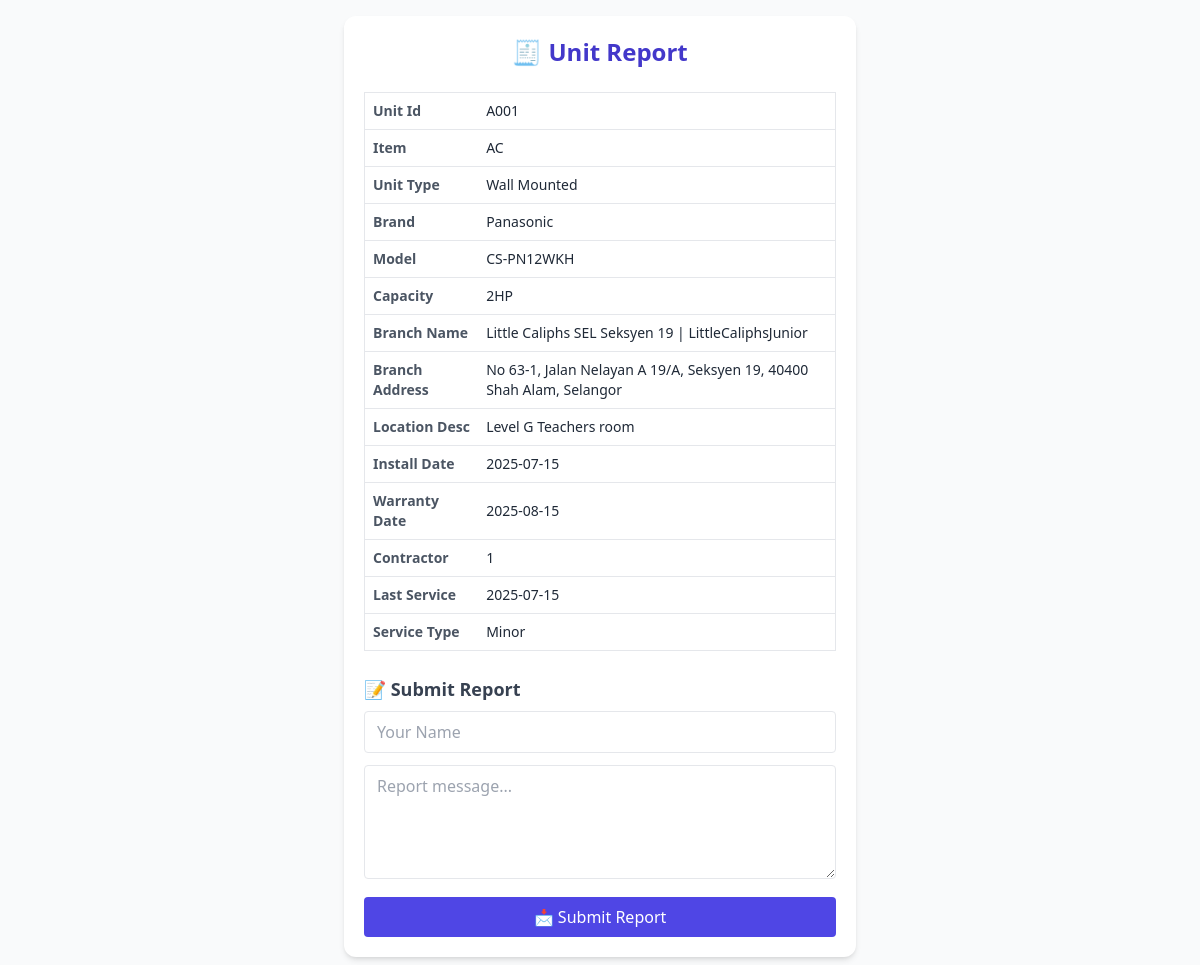
Page /report-form.php?unit=11 on the committed database.
### tables this page shows
CREATE TABLE `units` (
  `id` int(11) NOT NULL,
  `unit_id` varchar(50) DEFAULT NULL,
  `room_id` int(11) NOT NULL,
  `item` varchar(50) DEFAULT NULL,
  `unit_type` varchar(50) DEFAULT NULL,
  `brand` varchar(100) DEFAULT NULL,
  `model` varchar(100) DEFAULT NULL,
  `capacity` varchar(50) DEFAULT NULL,
  `branch_name` varchar(100) DEFAULT NULL,
  `branch_address` varchar(255) DEFAULT NULL,
  `location_desc` varchar(255) DEFAULT NULL,
  `install_date` date DEFAULT NULL,
  `warranty_date` date DEFAULT NULL,
  `contractor` varchar(100) DEFAULT NULL,
  `last_service` date DEFAULT NULL,
  `next_service` date DEFAULT NULL,
  `service_type` enum('Minor','Major') DEFAULT NULL,
  `track_record` tinyint(1) DEFAULT 0
);

### report-form.php (the view, shortened to what this page needs)
<?php
include 'includes/conn.php';
$unitId = isset($_GET['unit']) ? intval($_GET['unit']) : 0;
$stmt = $conn->prepare("SELECT * FROM units WHERE id = ?");
$stmt->bind_param("i", $unitId);
$stmt->execute();
$unit = $stmt->get_result()->fetch_assoc();
unset($unit['id'], $unit['room_id'], $unit['next_service'], $unit['track_record']);
$unitIdStr = $unit['unit_id'];
$stmt = $conn->prepare("SELECT * FROM reports WHERE unit_id = ?");
$stmt->bind_param("s", $unitIdStr);
$stmt->execute();
$report = $stmt->get_result()->fetch_assoc();
?>
<!DOCTYPE html>
<html lang="en">
<head>
    <script src="https://cdn.tailwindcss.com"></script>
</head>
<body class="bg-gray-50 text-gray-800 min-h-screen p-4">
    <div class="max-w-lg mx-auto bg-white rounded-xl shadow-md p-5 space-y-6">
        <h1 class="text-2xl font-bold text-center text-indigo-700">🧾 Unit Report</h1>
        <div class="overflow-x-auto">
            <table class="table-auto w-full text-sm border rounded">
                <tbody>
                    <?php foreach ($unit as $key => $value): ?>
                        <tr class="border-b">
                            <td class="p-2 font-semibold text-gray-600 capitalize"><?= ucwords(str_replace('_', ' ', $key)) ?></td>
                            <td class="p-2 text-gray-800"><?= $value ?: '-' ?></td>
                        </tr>
                    <?php endforeach; ?>
                </tbody>
            </table>
        </div>
        <?php if (!$report): ?>
            <div>
                <h2 class="text-lg font-semibold text-gray-700 mb-2">📝 Submit Report</h2>
                <form method="POST" class="space-y-3">
                    <input type="text" name="reporter_name" placeholder="Your Name"
                        class="w-full border px-3 py-2 rounded focus:outline-none focus:ring focus:ring-indigo-200" required>
                    <textarea name="message" rows="4" placeholder="Report message..."
                        class="w-full border px-3 py-2 rounded focus:outline-none focus:ring focus:ring-indigo-200" required></textarea>
                    <button type="submit" name="submit_report"
                        class="w-full bg-indigo-600 text-white py-2 rounded hover:bg-indigo-700">📩 Submit Report</button>
                </form>
            </div>
        <?php endif; ?>
    </div>
</body>
</html>

### rows in the picture
units: unit "A001", item "AC", unit_type "Wall Mounted", brand "Panasonic", model "CS-PN12WKH", capacity "2HP", branch_name "Little Caliphs SEL Seksyen 19 | LittleCaliphsJunior", branch_address "No 63-1, Jalan Nelayan A 19/A, Seksyen 19, 40400 Shah Alam, Selangor", location_desc "Level G Teachers room", install_date "2025-07-15", warranty_date "2025-08-15", contractor "1", last_service "2025-07-15", service_type "Minor"

### other values in the picture
str_replace('_', ' ', $key) "Unit Id"
str_replace('_', ' ', $key) "Item"
str_replace('_', ' ', $key) "Unit Type"
str_replace('_', ' ', $key) "Brand"
str_replace('_', ' ', $key) "Model"
str_replace('_', ' ', $key) "Capacity"
str_replace('_', ' ', $key) "Branch Name"
str_replace('_', ' ', $key) "Branch Address"
str_replace('_', ' ', $key) "Location Desc"
str_replace('_', ' ', $key) "Install Date"
str_replace('_', ' ', $key) "Warranty Date"
str_replace('_', ' ', $key) "Contractor"
str_replace('_', ' ', $key) "Last Service"
str_replace('_', ' ', $key) "Service Type"
